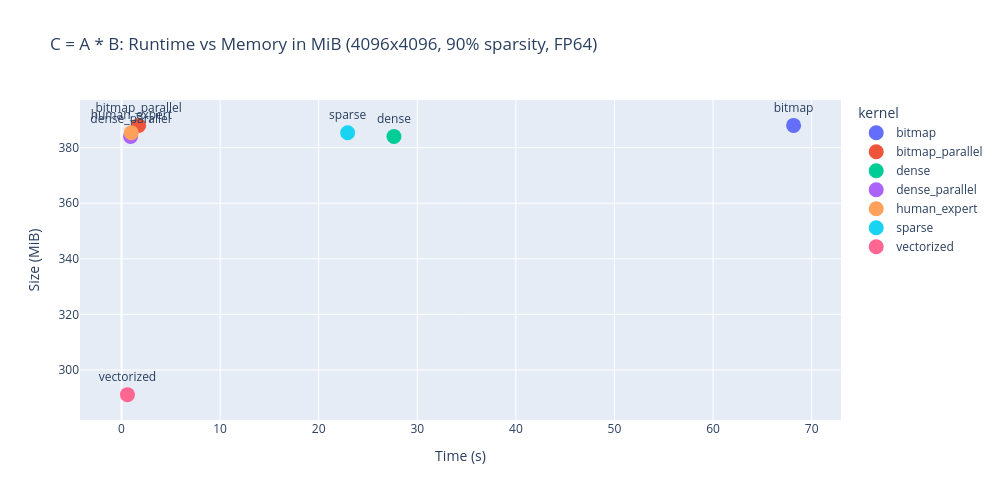

The cell this chart's notebook holds for it:
### Code cell
single_df = full_df[(full_df["M"] == 4096) & (full_df["sparsity"] == 30)]
fig = px.scatter(single_df,
      x='seconds', 
      y='mb',
      hover_data=["seconds", "mb"],
      color='kernel',
      text='kernel',
      title='C = A * B: Runtime vs Memory in MiB (4096x4096, 90% sparsity, FP64)',
      labels={'seconds': 'Time (s)', 'mb': 'Size (MiB)'},
      width=1000, height=500,
)
fig.update_traces(marker_size=15, textposition='top center')
fig.show()

### Figure 1 — Plotly figure (JSON) as saved in the notebook; plotly's stock layout.template omitted (floating-point values rounded to 4 significant figures)
{"data": [{"hovertemplate": "kernel=%{text}<br>Time (s)=%{x}<br>Size (MiB)=%{y}<extra></extra>", "legendgroup": "bitmap", "marker": {"color": "#636efa", "size": 15, "symbol": "circle"}, "mode": "markers+text", "name": "bitmap", "orientation": "v", "showlegend": true, "text": ["bitmap"], "textposition": "top center", "type": "scatter", "x": [68.17], "xaxis": "x", "y": [388.0], "yaxis": "y"}, {"hovertemplate": "kernel=%{text}<br>Time (s)=%{x}<br>Size (MiB)=%{y}<extra></extra>", "legendgroup": "bitmap_parallel", "marker": {"color": "#EF553B", "size": 15, "symbol": "circle"}, "mode": "markers+text", "name": "bitmap_parallel", "orientation": "v", "showlegend": true, "text": ["bitmap_parallel"], "textposition": "top center", "type": "scatter", "x": [1.739], "xaxis": "x", "y": [388.0], "yaxis": "y"}, {"hovertemplate": "kernel=%{text}<br>Time (s)=%{x}<br>Size (MiB)=%{y}<extra></extra>", "legendgroup": "dense", "marker": {"color": "#00cc96", "size": 15, "symbol": "circle"}, "mode": "markers+text", "name": "dense", "orientation": "v", "showlegend": true, "text": ["dense"], "textposition": "top center", "type": "scatter", "x": [27.63], "xaxis": "x", "y": [384.0], "yaxis": "y"}, {"hovertemplate": "kernel=%{text}<br>Time (s)=%{x}<br>Size (MiB)=%{y}<extra></extra>", "legendgroup": "dense_parallel", "marker": {"color": "#ab63fa", "size": 15, "symbol": "circle"}, "mode": "markers+text", "name": "dense_parallel", "orientation": "v", "showlegend": true, "text": ["dense_parallel"], "textposition": "top center", "type": "scatter", "x": [0.9209], "xaxis": "x", "y": [384.0], "yaxis": "y"}, {"hovertemplate": "kernel=%{text}<br>Time (s)=%{x}<br>Size (MiB)=%{y}<extra></extra>", "legendgroup": "human_expert", "marker": {"color": "#FFA15A", "size": 15, "symbol": "circle"}, "mode": "markers+text", "name": "human_expert", "orientation": "v", "showlegend": true, "text": ["human_expert"], "textposition": "top center", "type": "scatter", "x": [0.9912], "xaxis": "x", "y": [385.4], "yaxis": "y"}, {"hovertemplate": "kernel=%{text}<br>Time (s)=%{x}<br>Size (MiB)=%{y}<extra></extra>", "legendgroup": "sparse", "marker": {"color": "#19d3f3", "size": 15, "symbol": "circle"}, "mode": "markers+text", "name": "sparse", "orientation": "v", "showlegend": true, "text": ["sparse"], "textposition": "top center", "type": "scatter", "x": [22.94], "xaxis": "x", "y": [385.4], "yaxis": "y"}, {"hovertemplate": "kernel=%{text}<br>Time (s)=%{x}<br>Size (MiB)=%{y}<extra></extra>", "legendgroup": "vectorized", "marker": {"color": "#FF6692", "size": 15, "symbol": "circle"}, "mode": "markers+text", "name": "vectorized", "orientation": "v", "showlegend": true, "text": ["vectorized"], "textposition": "top center", "type": "scatter", "x": [0.5993], "xaxis": "x", "y": [291.1], "yaxis": "y"}], "layout": {"height": 500, "legend": {"title": {"text": "kernel"}, "tracegroupgap": 0}, "title": {"text": "C = A * B: Runtime vs Memory in MiB (4096x4096, 90% sparsity, FP64)"}, "width": 1000, "xaxis": {"anchor": "y", "domain": [0, 1], "title": {"text": "Time (s)"}}, "yaxis": {"anchor": "x", "domain": [0, 1], "title": {"text": "Size (MiB)"}}}}
